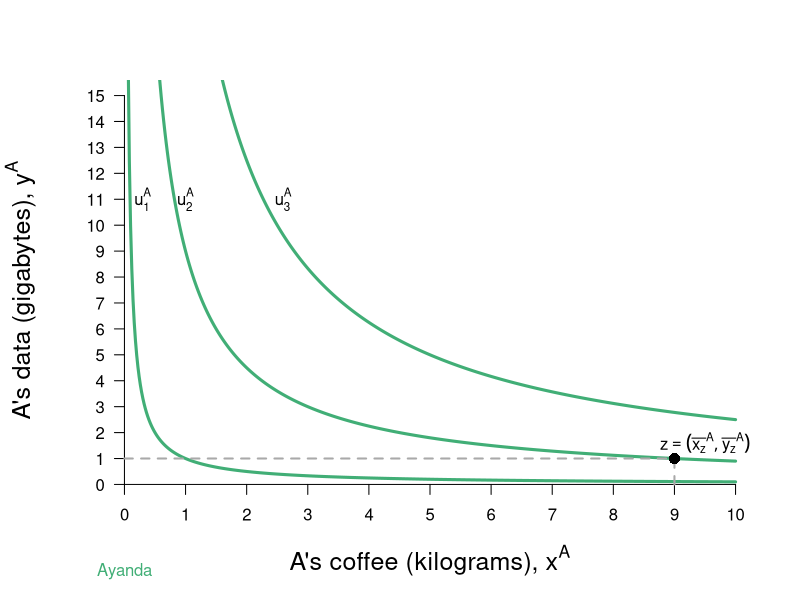

Source code (R):
require(shape)
#pdf(file = "fig4.4aSTEP1.pdf", width = 9, height = 7)
#pdf(file = "fig4.4aSTEP2.pdf", width = 9, height = 7)
pdf(file = "fig4.4a.pdf", width = 9, height = 7)

#Set parameters for graphics
axislabelsize <- 1.5
graphlinewidth <- 3
COLA <- c("#99d8c9","#66c2a4","#41ae76", "#238b45", "#005824")
COLB <- c("#4eb3d3", "#2b8cbe", "#0868ac","#084081")


indiffcurveA1 <- function(x, U = 3, A = 1, a = 1/2) {
  ((((U-2)/A)*(1/x)^a)^(1/(1-a)))
}

indiffcurveA2 <- function(x, U = 3, A = 1, a = 1/2) {
  (((U/A)*(1/x)^a)^(1/(1-a)))
}

indiffcurveA3 <- function(x, U = 3, A = 1, a = 1/2) {
  ((((U+2)/A)*(1/x)^a)^(1/(1-a)))
}

#Ayanda happens to have found 8 coffee and 2 data, 
#and Bongani happens to have found 2 coffee and 13 data. 
#Ayanda's utility (8^0.5)*(2^0.5) = 4
#Bongani's utility (2^0.5)*(13^0.5) = 5.09

#COL <- c("#1B9E77", "#D95F02", "#7570B3", "#E7298A", "#66A61E", "#E6AB02", "#A6761D", "#666666")
#COL <- c("#7fc97f", "#beaed4", "#fdc086", "#ffff99")
#COL <- c("#99d8c9","#66c2a4","#41ae76", "#238b45", "#005824")
par(mar =  c(5, 5, 4, 2))
xlims <- c(0, 10)
ylims <- c(0, 15)



plot(0, 0, xlim = xlims, ylim = ylims, type = "n",
     xlab = expression(paste("A's coffee (kilograms), ", x^A)),
     ylab = expression(paste("A's data (gigabytes), ", y^A)),
     xaxt = "n", yaxt = "n", cex.lab = axislabelsize, bty = "n")

npts <- 500 
npts2 <- 501
#Specify the sequences of points for graphing. 
xx1 <- seq(xlims[1], xlims[2], length.out = npts)
#xx2 <- seq(xlims[1], xlims[2], length.out = npts)
#xx3 <- seq(xlims[1], xlims[2], length.out = npts2)
#xx4 <- seq(xlims[1], 10, length.out = npts2)

#Draw the lines for the graphs
lines(xx1, indiffcurveA1(xx1), col = COLA[3], lwd = graphlinewidth)
lines(xx1, indiffcurveA2(xx1), col = COLA[3], lwd = graphlinewidth)
lines(xx1, indiffcurveA3(xx1), col = COLA[3], lwd = graphlinewidth)
#lines(xx2, solowCondition(xx2, delta = 5), col = COL[3], lwd = 4)
#lines(xx2, solowInfeas(xx2, delta = 5), col = COL[1], lwd = 4, lty = 2)

#Customize ticks and labels for the plot
ticksy <- seq(from = 0, to = 15, by = 1)
ylabels <- seq(from = 0, to = 15, by = 1)
ticksx <- seq(from = 0, to = 10, by = 1)
xlabels <- seq(from = 0, to = 10, by = 1)
axis(1, at = ticksx, pos = 0, labels = xlabels)
axis(2, at = ticksy, pos = 0, labels = ylabels, las = 1)

#Annotation of the three graphs and the NE
text(.3, 11, expression(u[1]^A))
text(1, 11, expression(u[2]^A))
text(2.6, 11, expression(u[3]^A))
mtext("Ayanda", side=1, line=3, at=0, col=COLA[3])
#text(16, 0.52, expression(paste("Nash Equilibrium")))

#Line to label B's endowment
segments(0, 1, 9, 1, lty = 2, col = "darkgray", lwd = 2)
segments(9, 0, 9, 1, lty = 2, col = "darkgray", lwd = 2)

#Add a point for Ayanda's endowment
points(9, 1, pch = 16, col = "black", cex = 1.5)

#Annotating line of 100% quality
text(9.5, 1.6, expression(z == (list(bar(x[z])^A, bar(y[z])^A))))


#Arrow to Slope of BRF
#Arrows(14.2, 0.12, 12.2, 0.12, col = "black", lty = 1, lwd = 2, arr.type = "triangle")
#text(16.8, 0.12, expression(paste("Slope = ", q[p])))

#Arrow to Slope of isoprofit
#Arrows(13, 0.80, 15, 0.80, col = "black", lty = 1, lwd = 2, arr.type = "triangle")
#text(10.2, 0.80, expression(paste("Slope = ", frac(q, p))))

dev.off()
